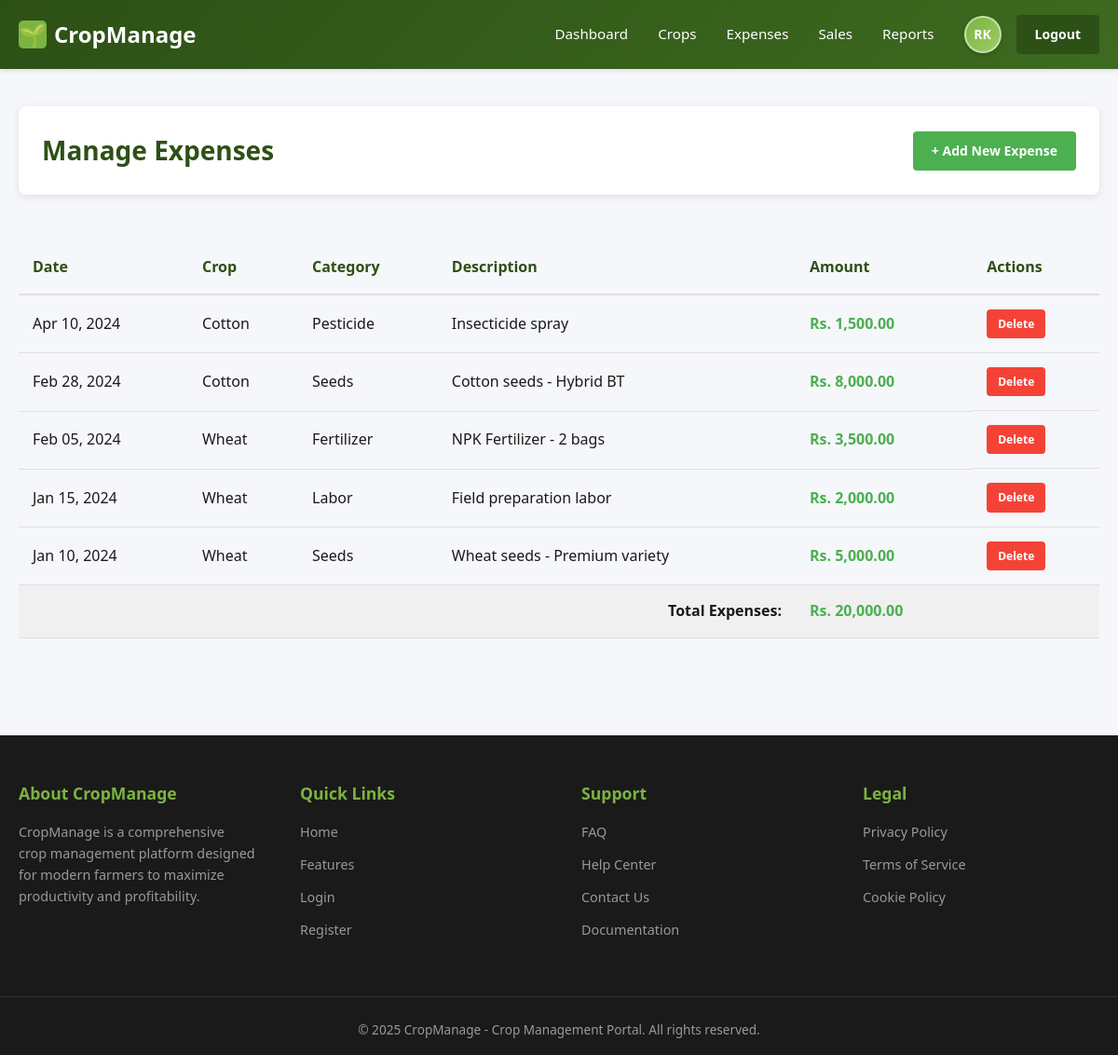
The app's page /expenses/manage_expenses.php (signed in) with its own data.
### tables this page shows
CREATE TABLE IF NOT EXISTS expenses (
  id INT PRIMARY KEY AUTO_INCREMENT,
  crop_id INT NOT NULL,
  user_id INT NOT NULL,
  expense_category VARCHAR(100) NOT NULL,
  description VARCHAR(255),
  amount DECIMAL(10, 2) NOT NULL,
  expense_date DATE NOT NULL,
  notes TEXT,
  created_at TIMESTAMP DEFAULT CURRENT_TIMESTAMP,
  updated_at TIMESTAMP DEFAULT CURRENT_TIMESTAMP ON UPDATE CURRENT_TIMESTAMP,
  FOREIGN KEY (crop_id) REFERENCES crops(id) ON DELETE CASCADE,
  FOREIGN KEY (user_id) REFERENCES users(id) ON DELETE CASCADE,
  INDEX idx_crop_id (crop_id),
  INDEX idx_user_id (user_id),
  INDEX idx_expense_date (expense_date)
);

CREATE TABLE IF NOT EXISTS crops (
  id INT PRIMARY KEY AUTO_INCREMENT,
  user_id INT NOT NULL,
  crop_name VARCHAR(100) NOT NULL,
  crop_type VARCHAR(100) NOT NULL,
  planting_date DATE NOT NULL,
  expected_harvest_date DATE,
  status ENUM('Planning', 'Planting', 'Growing', 'Ready to Harvest', 'Harvested') DEFAULT 'Planning',
  notes TEXT,
  created_at TIMESTAMP DEFAULT CURRENT_TIMESTAMP,
  updated_at TIMESTAMP DEFAULT CURRENT_TIMESTAMP ON UPDATE CURRENT_TIMESTAMP,
  FOREIGN KEY (user_id) REFERENCES users(id) ON DELETE CASCADE,
  INDEX idx_user_id (user_id),
  INDEX idx_status (status)
);

### expenses/manage_expenses.php (the view, shortened to what this page needs)
<?php
$css_path = '../assets/style.css';
$base_path = '../';
require_once '../includes/header.php';
require_once '../includes/navbar.php';
?>
<main class="manage-section">
  <div class="section-header">
    <h1>Manage Expenses</h1>
    <a href="add_expense.php" class="btn btn-success">+ Add New Expense</a>
  </div>
  <?php
  $query = "SELECT e.*, c.crop_name
            FROM expenses e
            LEFT JOIN crops c ON e.crop_id = c.id
            WHERE e.user_id = ?
            ORDER BY e.expense_date DESC";
  $stmt = mysqli_prepare($conn, $query);
  mysqli_stmt_bind_param($stmt, 'i', $user_id);
  mysqli_stmt_execute($stmt);
  $result = mysqli_stmt_get_result($stmt);
  if (mysqli_num_rows($result) > 0):
  ?>
    <div class="table-container">
      <table class="data-table">
        <thead>
          <tr>
            <th>Date</th>
            <th>Crop</th>
            <th>Category</th>
            <th>Description</th>
            <th>Amount</th>
            <th>Actions</th>
          </tr>
        </thead>
        <tbody>
          <?php
          $total = 0;
          while ($expense = mysqli_fetch_assoc($result)):
            $total += $expense['amount'];
          ?>
            <tr>
              <td><?php echo date('M d, Y', strtotime($expense['expense_date'])); ?></td>
              <td><?php echo $expense['crop_name'] ? htmlspecialchars($expense['crop_name']) : '<em>General</em>'; ?></td>
              <td><?php echo htmlspecialchars($expense['expense_category']); ?></td>
              <td><?php echo htmlspecialchars($expense['description'] ?: '-'); ?></td>
              <td class="amount">Rs. <?php echo number_format($expense['amount'], 2); ?></td>
              <td class="action-column">
                <a href="delete_expense.php?id=<?php echo $expense['id']; ?>" class="action-btn delete" onclick="return confirm('Are you sure you want to delete this expense?');">Delete</a>
              </td>
            </tr>
          <?php endwhile; ?>
          <tr style="background: #f0f0f0; font-weight: bold;">
            <td colspan="4" style="text-align: right;">Total Expenses:</td>
            <td class="amount">Rs. <?php echo number_format($total, 2); ?></td>
            <td></td>
          </tr>
        </tbody>
      </table>
    </div>
  <?php
  else:
    echo '<p class="empty-message">No expenses added yet. <a href="add_expense.php">Add your first expense</a></p>';
  endif;
  ?>
</main>
<?php require_once '../includes/footer.php'; ?>

### includes/header.php (shortened to what this page needs)
<?php
$user_id = $_SESSION['user_id'] ?? null;
$user_name = $_SESSION['user_name'] ?? 'User';
?>
<!DOCTYPE html>
<html lang="en">
<head>
  <link rel="stylesheet" href="<?php echo $css_path ?? '../assets/style.css'; ?>">
</head>
<body>

### includes/navbar.php
<nav>
  <div class="nav-wrapper">
    <a href="<?php echo isset($base_path) ? $base_path : '../'; ?>dashboard/index.php" class="logo">
      <div class="logo-icon">🌱</div>
      <span>CropManage</span>
    </a>
    <ul>
      <li><a href="<?php echo isset($base_path) ? $base_path : '../'; ?>dashboard/index.php">Dashboard</a></li>
      <li><a href="<?php echo isset($base_path) ? $base_path : '../'; ?>crops/manage_crops.php">Crops</a></li>
      <li><a href="<?php echo isset($base_path) ? $base_path : '../'; ?>expenses/manage_expenses.php">Expenses</a></li>
      <li><a href="<?php echo isset($base_path) ? $base_path : '../'; ?>sales/manage_sales.php">Sales</a></li>
      <li><a href="<?php echo isset($base_path) ? $base_path : '../'; ?>reports/generate_report.php">Reports</a></li>
      <div class="auth-buttons">
        <?php
        $name_parts = explode(' ', $user_name);
        $initials = '';
        foreach ($name_parts as $part) {
          if (!empty($part)) {
            $initials .= strtoupper($part[0]);
          }
        }
        $initials = substr($initials, 0, 2);
        ?>
        <div class="user-avatar" title="<?php echo htmlspecialchars($user_name); ?>"><?php echo $initials; ?></div>
        <a href="<?php echo isset($base_path) ? $base_path : '../'; ?>auth/logout.php" class="btn btn-primary">Logout</a>
      </div>
    </ul>
  </div>
</nav>

### includes/footer.php (shortened to what this page needs)
<footer id="contact">
  <div class="footer-content">
    <div class="footer-section">
      <h4>About CropManage</h4>
      <p>CropManage is a comprehensive crop management platform designed for modern farmers to maximize productivity and profitability.</p>
    </div>
    <div class="footer-section">
      <h4>Quick Links</h4>
      <ul>
        <li><a href="<?php echo isset($base_path) ? $base_path . 'index.php' : '../index.php'; ?>">Home</a></li>
        <li><a href="<?php echo isset($base_path) ? $base_path . 'index.php#features' : '../index.php#features'; ?>">Features</a></li>
        <li><a href="<?php echo isset($base_path) ? $base_path . 'auth/login.php' : '../auth/login.php'; ?>">Login</a></li>
        <li><a href="<?php echo isset($base_path) ? $base_path . 'auth/register.php' : '../auth/register.php'; ?>">Register</a></li>
      </ul>
    </div>
    <div class="footer-section">
      <h4>Support</h4>
      <ul>
        <li><a href="#">FAQ</a></li>
        <li><a href="#">Help Center</a></li>
        <li><a href="#">Contact Us</a></li>
        <li><a href="#">Documentation</a></li>
      </ul>
    </div>
    <div class="footer-section">
      <h4>Legal</h4>
      <ul>
        <li><a href="#">Privacy Policy</a></li>
        <li><a href="#">Terms of Service</a></li>
        <li><a href="#">Cookie Policy</a></li>
      </ul>
    </div>
  </div>
  <div class="footer-bottom">
    <p>&copy; 2025 CropManage - Crop Management Portal. All rights reserved.</p>
  </div>
</footer>
</body>
</html>

### assets/style.css (style rules this page uses)
* { margin: 0; padding: 0; box-sizing: border-box; }
:root { --primary: #2d5016; --primary-light: #4a7c27; --secondary: #8bc34a; --accent: #ff9800; --danger: #f44336; --success: #4caf50; --background: #f5f7fa; --surface: #ffffff; --text-primary: #1a1a1a; --text-secondary: #666666; --border: #e0e0e0; --shadow: 0 2px 8px rgba(0, 0, 0, 0.1); }
body { font-family: "Segoe UI", Tahoma, Geneva, Verdana, sans-serif; background-color: var(--background); color: var(--text-primary); line-height: 1.6; }
nav { background: linear-gradient(135deg, #2d5016 0%, #3d6b1f 100%); padding: 1rem 0; box-shadow: 0 2px 5px rgba(0, 0, 0, 0.1); position: sticky; top: 0; z-index: 1000; }
.nav-wrapper { max-width: 1200px; margin: 0 auto; padding: 0 20px; display: flex; justify-content: space-between; align-items: center; }
.logo { font-size: 1.5rem; font-weight: bold; color: #fff; text-decoration: none; display: flex; align-items: center; gap: 0.5rem; }
.logo-icon { width: 30px; height: 30px; background: #7cb342; border-radius: 5px; display: flex; align-items: center; justify-content: center; font-weight: bold; color: white; }
nav ul { display: flex; list-style: none; gap: 2rem; align-items: center; margin: 0; padding: 0; }
nav a { color: #fff; text-decoration: none; transition: 0.3s; font-size: 0.95rem; }
.auth-buttons { display: flex; gap: 1rem; align-items: center; }
.user-avatar { width: 40px; height: 40px; background: linear-gradient(135deg, #7cb342 0%, #9ccc65 100%); border-radius: 50%; display: inline-flex; align-items: center; justify-content: center; font-weight: 700; font-size: 14px; color: white; border: 2px solid rgba(255, 255, 255, 0.5); box-shadow: 0 2px 5px rgba(0, 0, 0, 0.2); cursor: pointer; transition: all 0.3s ease; }
footer { background: #1a1a1a; color: white; padding: 3rem 0 1rem 0; font-size: 0.9rem; margin-top: 4rem; }
.footer-content { max-width: 1200px; margin: 0 auto; padding: 0 20px; display: grid; grid-template-columns: repeat(4, 1fr); gap: 3rem; margin-bottom: 3rem; }
.footer-section h4 { margin-bottom: 1rem; color: #7cb342; font-size: 1.1rem; font-weight: 600; }
.footer-section p { color: #999; line-height: 1.6; font-size: 0.9rem; }
.footer-section ul { list-style: none; padding: 0; margin: 0; }
.footer-section ul li { margin-bottom: 0.75rem; }
.footer-section a { color: #999; text-decoration: none; transition: 0.3s; font-size: 0.9rem; }
.footer-bottom { max-width: 1200px; margin: 0 auto; padding: 1.5rem 20px 0 20px; border-top: 1px solid #333; text-align: center; color: #999; }
.footer-bottom p { margin: 0; font-size: 0.85rem; }
.crops-table, .table-container { overflow-x: auto; }
.data-table { width: 100%; border-collapse: collapse; margin-top: 20px; }
.data-table thead { background-color: var(--background); }
.data-table th { padding: 15px; text-align: left; font-weight: 600; color: var(--primary); border-bottom: 2px solid var(--border); }
.data-table td { padding: 15px; border-bottom: 1px solid var(--border); }
.amount { font-weight: 600; color: var(--success); }
.btn { display: inline-block; padding: 10px 20px; border: none; border-radius: 4px; cursor: pointer; text-decoration: none; font-weight: 600; transition: all 0.3s ease; font-size: 14px; }
.btn-primary { background-color: var(--primary); color: white; }
.btn-success { background-color: var(--success); color: white; }
.manage-section { max-width: 1200px; margin: 0 auto; padding: 40px 20px; }
.section-header { display: flex; justify-content: space-between; align-items: center; margin-bottom: 30px; background: white; padding: 25px; border-radius: 8px; box-shadow: var(--shadow); }
.section-header h1 { color: var(--primary); font-size: 28px; }
.action-column { display: flex; gap: 10px; }
.action-btn { padding: 6px 12px; border-radius: 4px; text-decoration: none; font-size: 12px; font-weight: 600; transition: all 0.3s ease; }
.action-btn.delete { background-color: var(--danger); color: white; }

### records on screen
expenses: expense_date "Apr 10, 2024", crop.crop_name "Cotton", expense_category "Pesticide", description "Insecticide spray", amount "1,500.00"
expenses: expense_date "Feb 28, 2024", crop.crop_name "Cotton", expense_category "Seeds", description "Cotton seeds - Hybrid BT", amount "8,000.00"
expenses: expense_date "Feb 05, 2024", crop.crop_name "Wheat", expense_category "Fertilizer", description "NPK Fertilizer - 2 bags", amount "3,500.00"
expenses: expense_date "Jan 15, 2024", crop.crop_name "Wheat", expense_category "Labor", description "Field preparation labor", amount "2,000.00"
expenses: expense_date "Jan 10, 2024", crop.crop_name "Wheat", expense_category "Seeds", description "Wheat seeds - Premium variety", amount "5,000.00"

### other values on screen
$initials "RK"
$total "20,000.00"
